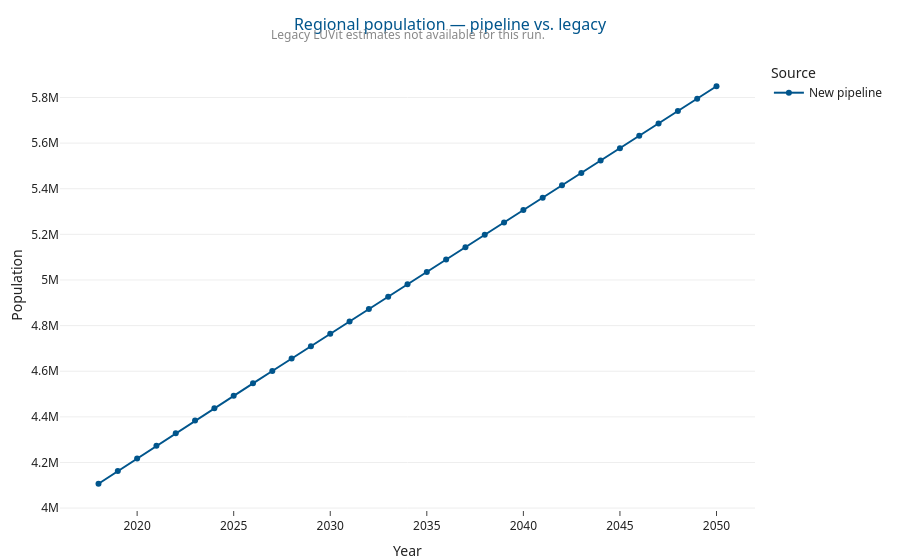

The code cell stored with this chart in its notebook:
### Markdown cell above
## Regional total — controls vs. legacy LUVit

### Code cell
reg = load_unrolled_regional()[['year', 'total_pop']].copy()
reg['source'] = 'New pipeline'
legacy = load_legacy_pop()
frames = [reg]
if legacy is not None:
    leg = legacy.rename(columns={c: c.lower() for c in legacy.columns})
    if 'year' in leg.columns and 'total_pop' in leg.columns:
        leg = leg[['year', 'total_pop']].copy()
        leg['source'] = 'Legacy LUVit'
        frames.append(leg)
compare = pd.concat(frames, ignore_index=True)
fig = px.line(
    compare, x='year', y='total_pop', color='source', markers=True,
    title='Regional population — pipeline vs. legacy',
    labels={'total_pop': 'Population', 'year': 'Year', 'source': 'Source'},
)
if legacy is None:
    fig.add_annotation(
        text='Legacy LUVit estimates not available for this run.',
        xref='paper', yref='paper', x=0.5, y=1.08,
        showarrow=False, font=dict(color='#888'),
    )
apply_plotly_theme(fig)

### Figure 1 — Plotly figure (JSON) as saved in the notebook; plotly's stock layout.template omitted (floating-point values rounded to 4 significant figures)
{"data": [{"hovertemplate": "Source=New pipeline<br>Year=%{x}<br>Population=%{y}<extra></extra>", "legendgroup": "New pipeline", "line": {"color": "#00558C", "dash": "solid"}, "marker": {"symbol": "circle"}, "mode": "lines+markers", "name": "New pipeline", "orientation": "v", "showlegend": true, "type": "scatter", "x": [2018, 2019, 2020, 2021, 2022, 2023, 2024, 2025, 2026, 2027, 2028, 2029, 2030, 2031, 2032, 2033, 2034, 2035, 2036, 2037, 2038, 2039, 2040, 2041, 2042, 2043, 2044, 2045, 2046, 2047, 2048, 2049, 2050], "xaxis": "x", "y": [4106713, 4162158, 4217608, 4273051, 4328498, 4383940, 4438217, 4492491, 4546764, 4601036, 4655310, 4709584, 4763855, 4818127, 4872405, 4926670, 4980948, 5035218, 5089491, 5143768, 5198043, 5252316, 5306580, 5360848, 5415136, 5469408, 5523675, 5577952, 5632227, 5686492, 5740770, 5795039, 5849315], "yaxis": "y"}], "layout": {"annotations": [{"font": {"color": "#888"}, "showarrow": false, "text": "Legacy LUVit estimates not available for this run.", "x": 0.5, "xref": "paper", "y": 1.08, "yref": "paper"}], "legend": {"title": {"text": "Source"}, "tracegroupgap": 0}, "title": {"text": "Regional population — pipeline vs. legacy"}, "xaxis": {"anchor": "y", "domain": [0.0, 1.0], "title": {"text": "Year"}}, "yaxis": {"anchor": "x", "domain": [0.0, 1.0], "title": {"text": "Population"}}}}
